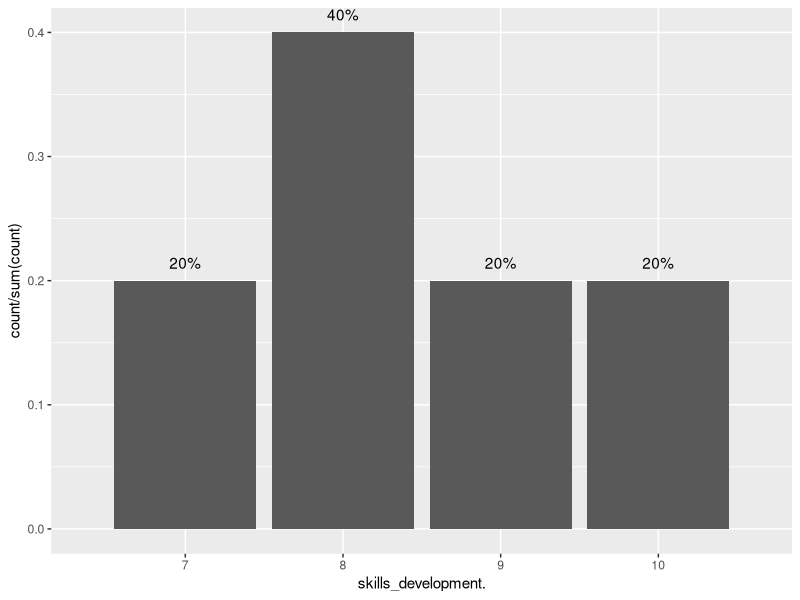
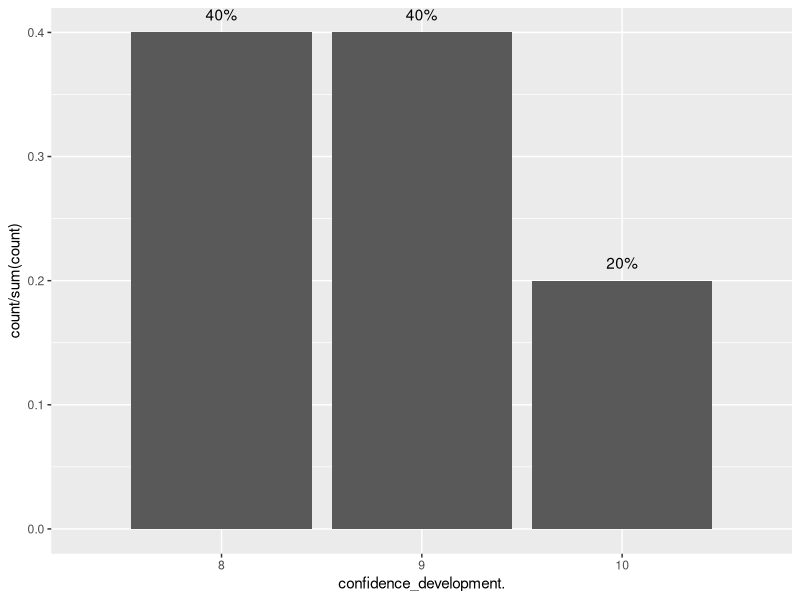
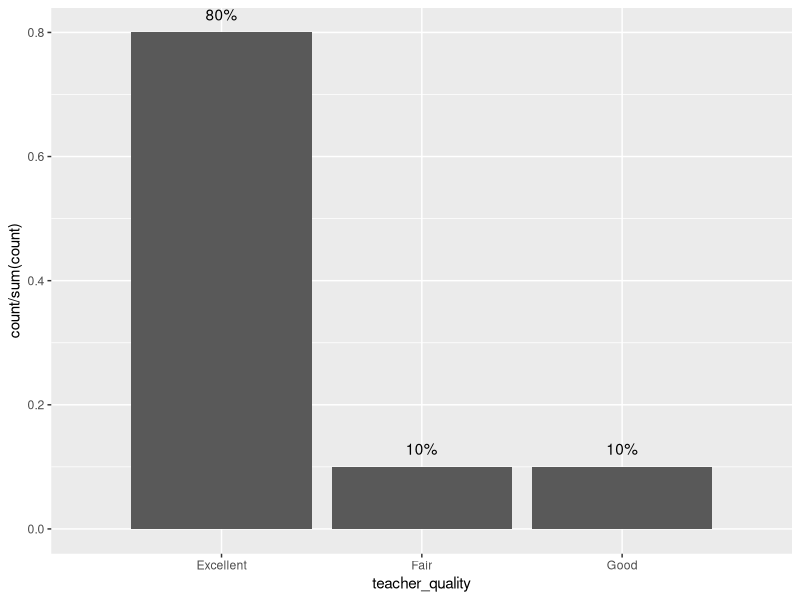
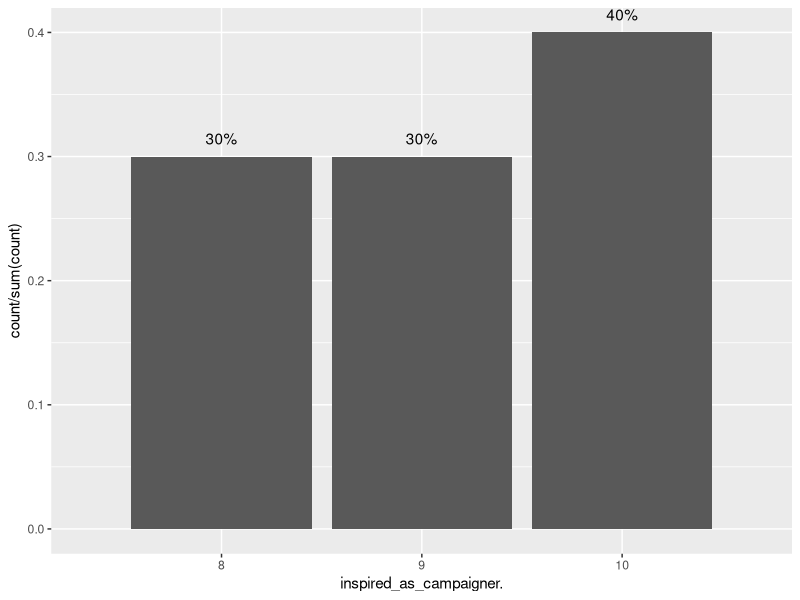
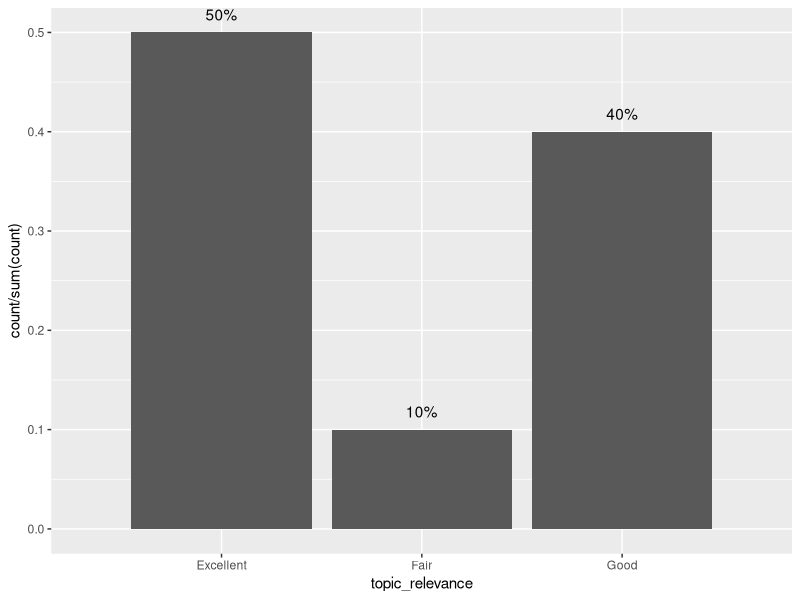
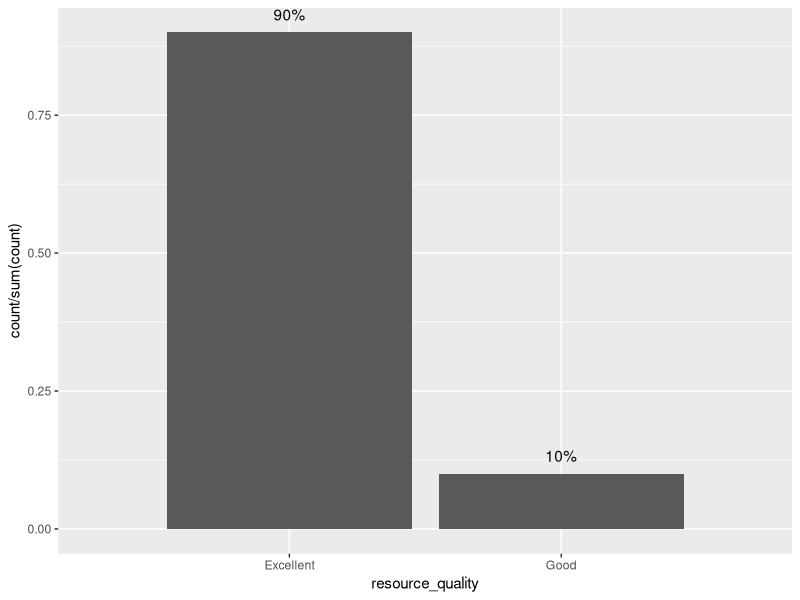
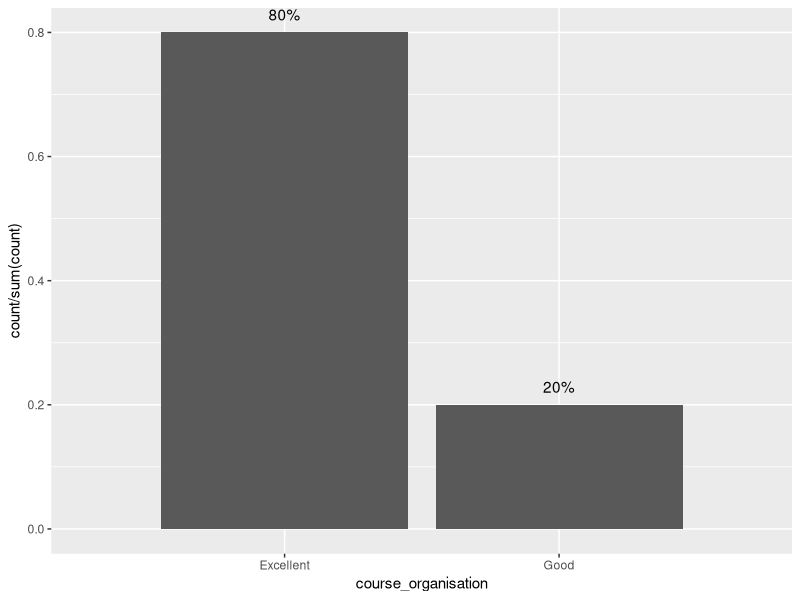

Recreate these plots in R, in order.
library(ggplot2)
library(tidyverse)


### Campaigner training session 1 ###
session_dat <- read.csv("training_1.csv")
q_session <- c("skills_development.", "confidence_development.", "teacher_quality",
                "inspired_as_campaigner.", "topic_relevance", "resource_quality",
                "course_organisation")

for (i in q_session) {
  session_dat[[i]] <- as.factor(session_dat[[i]])
} #changes all question data types to factors rather than strings

for (i in q_session) {
  print (
    ggplot(subset(session_dat, i != "NA"), aes(x=.data[[i]], y=after_stat(count/sum(count)), fill)) +
      geom_bar() +
      geom_text(
        aes(label = scales::percent(after_stat(count)/sum(after_stat(count)) ) ),
        stat="count", position = position_dodge(width = 1.7), 
        vjust = -1
      )
  )
} # plots by rating colour coded by which session was attended
